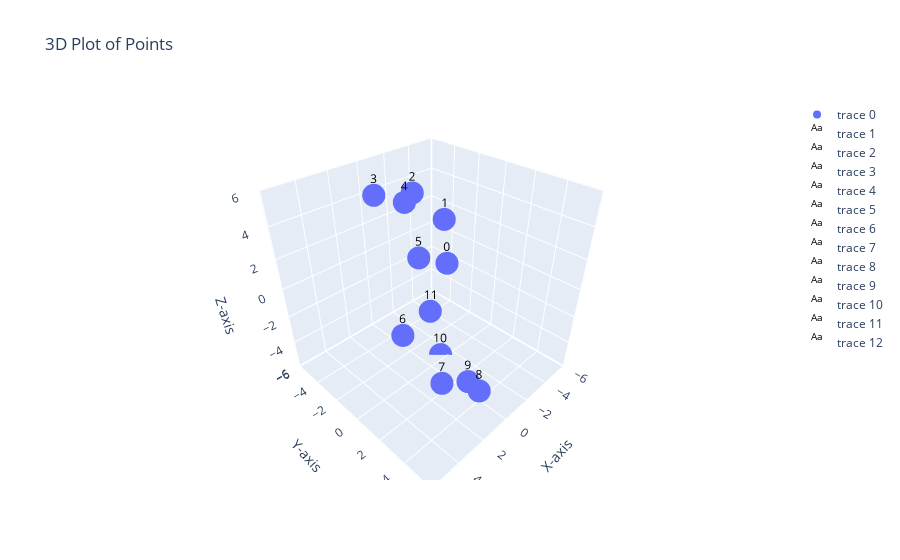

The notebook cell this image was saved under:
### Code cell
dab=ar([[0,1,2,3,4,5,6,5,4,3,2,1],[1,0,1,2,3,4,5,6,5,4,3,2],[2,1,0,1,2,3,4,5,6,5,4,3],[3,2,1,0,1,2,3,4,5,6,5,4],[4,3,2,1,0,1,2,3,4,5,6,5],[5,4,3,2,1,0,1,2,3,4,5,6],[6,5,4,3,2,1,0,1,2,3,4,5],[5,6,5,4,3,2,1,0,1,2,3,4],[4,5,6,5,4,3,2,1,0,1,2,3],[3,4,5,6,5,4,3,2,1,0,1,2],[2,3,4,5,6,5,4,3,2,1,0,1],[1,2,3,4,5,6,5,4,3,2,1,0]])

#dab += np.random.randn(N, N)/10
plt.imshow(dab, cmap='hot', interpolation='nearest')
plt.title("Heat map of d")
plt.colorbar()
plt.show()

mapData(dab)
get_stress(dab)

### Figure 1 — Plotly figure (JSON) as saved in the notebook; plotly's stock layout.template omitted (floating-point values rounded to 4 significant figures)
{"data": [{"mode": "markers", "type": "scatter3d", "x": [-4.844, -4.759, -2.42, 0.8987, 1.73, 3.275, 5.017, 3.927, 1.374, -0.2301, -1.197, -2.771], "y": [-3.359, -3.615, -4.095, -3.545, -0.1194, 2.459, 3.187, 4.605, 4.939, 2.861, -0.3804, -2.935], "z": [-1.803, 1.506, 3.921, 4.96, 5.915, 4.607, 1.636, -1.173, -3.422, -5.456, -6.034, -4.657]}, {"hoverinfo": "none", "mode": "text", "text": "0", "textfont": {"color": "black", "size": 12}, "type": "scatter3d", "x": [-4.844], "y": [-3.359], "z": [-1.803]}, {"hoverinfo": "none", "mode": "text", "text": "1", "textfont": {"color": "black", "size": 12}, "type": "scatter3d", "x": [-4.759], "y": [-3.615], "z": [1.506]}, {"hoverinfo": "none", "mode": "text", "text": "2", "textfont": {"color": "black", "size": 12}, "type": "scatter3d", "x": [-2.42], "y": [-4.095], "z": [3.921]}, {"hoverinfo": "none", "mode": "text", "text": "3", "textfont": {"color": "black", "size": 12}, "type": "scatter3d", "x": [0.8987], "y": [-3.545], "z": [4.96]}, {"hoverinfo": "none", "mode": "text", "text": "4", "textfont": {"color": "black", "size": 12}, "type": "scatter3d", "x": [1.73], "y": [-0.1194], "z": [5.915]}, {"hoverinfo": "none", "mode": "text", "text": "5", "textfont": {"color": "black", "size": 12}, "type": "scatter3d", "x": [3.275], "y": [2.459], "z": [4.607]}, {"hoverinfo": "none", "mode": "text", "text": "6", "textfont": {"color": "black", "size": 12}, "type": "scatter3d", "x": [5.017], "y": [3.187], "z": [1.636]}, {"hoverinfo": "none", "mode": "text", "text": "7", "textfont": {"color": "black", "size": 12}, "type": "scatter3d", "x": [3.927], "y": [4.605], "z": [-1.173]}, {"hoverinfo": "none", "mode": "text", "text": "8", "textfont": {"color": "black", "size": 12}, "type": "scatter3d", "x": [1.374], "y": [4.939], "z": [-3.422]}, {"hoverinfo": "none", "mode": "text", "text": "9", "textfont": {"color": "black", "size": 12}, "type": "scatter3d", "x": [-0.2301], "y": [2.861], "z": [-5.456]}, {"hoverinfo": "none", "mode": "text", "text": "10", "textfont": {"color": "black", "size": 12}, "type": "scatter3d", "x": [-1.197], "y": [-0.3804], "z": [-6.034]}, {"hoverinfo": "none", "mode": "text", "text": "11", "textfont": {"color": "black", "size": 12}, "type": "scatter3d", "x": [-2.771], "y": [-2.935], "z": [-4.657]}], "layout": {"scene": {"aspectmode": "cube", "xaxis": {"range": [-6.034, 6.034], "title": {"text": "X-axis"}}, "yaxis": {"range": [-6.034, 6.034], "title": {"text": "Y-axis"}}, "zaxis": {"range": [-6.034, 6.034], "title": {"text": "Z-axis"}}}, "title": {"text": "3D Plot of Points"}}}
